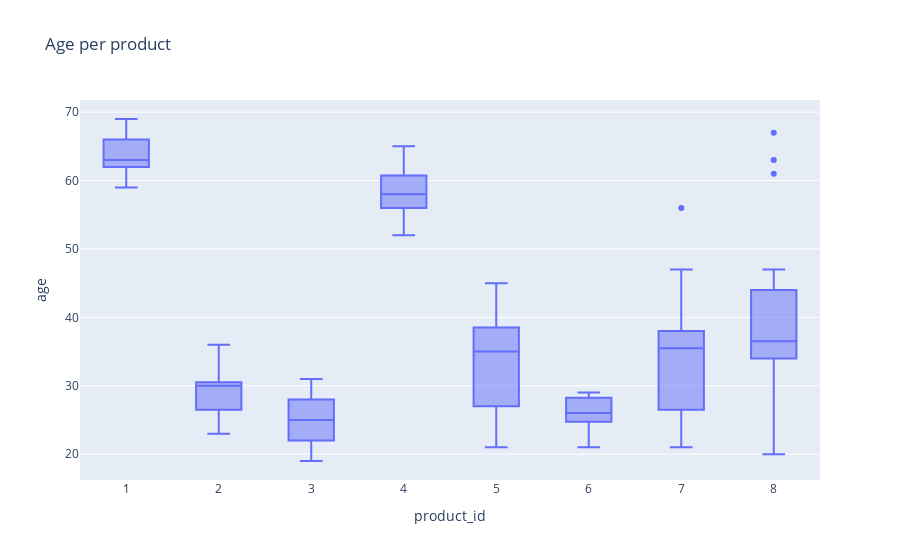

The code cell stored with this chart in its notebook:
### Code cell
px.box(data, x="product_id", y="age", title="Age per product")

### Figure 1 — Plotly figure (JSON) as saved in the notebook; plotly's stock layout.template omitted (floating-point values rounded to 4 significant figures; data arrays with more than 128 entries replaced by an {"elided": "..."} marker saying what was removed)
{"data": [{"alignmentgroup": "True", "hovertemplate": "product_id=%{x}<br>age=%{y}<extra></extra>", "legendgroup": "", "marker": {"color": "#636efa"}, "name": "", "notched": false, "offsetgroup": "", "orientation": "v", "showlegend": false, "type": "box", "x": {"elided": "29758 int values"}, "x0": " ", "xaxis": "x", "y": {"elided": "29758 int values"}, "y0": " ", "yaxis": "y"}], "layout": {"autosize": true, "boxmode": "group", "legend": {"tracegroupgap": 0}, "title": {"text": "Age per product"}, "xaxis": {"anchor": "y", "autorange": true, "domain": [0, 1], "range": [0.5, 8.5], "title": {"text": "product_id"}, "type": "linear"}, "yaxis": {"anchor": "x", "autorange": true, "domain": [0, 1], "range": [16.22, 71.78], "title": {"text": "age"}, "type": "linear"}}}
